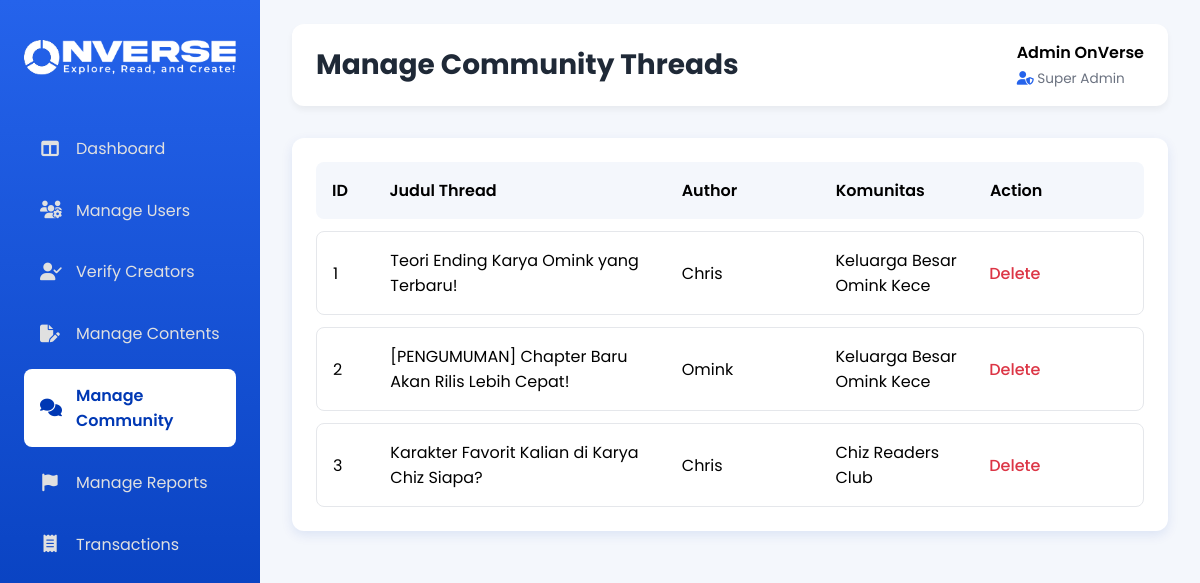
The page /Admin/manage_community.php on the database its author committed.
### tables this page shows
CREATE TABLE `community_threads` (
  `thread_id` int(11) NOT NULL,
  `community_id` int(11) NOT NULL,
  `user_id` int(11) NOT NULL,
  `title` varchar(255) NOT NULL,
  `content` text NOT NULL,
  `reply_count` int(11) DEFAULT 0,
  `view_count` int(11) DEFAULT 0,
  `created_at` timestamp NOT NULL DEFAULT current_timestamp()
);

CREATE TABLE `users` (
  `id` int(11) NOT NULL,
  `username` varchar(50) NOT NULL,
  `fullname` varchar(255) DEFAULT NULL,
  `age` int(11) NOT NULL,
  `email` varchar(100) NOT NULL,
  `photo` varchar(255) DEFAULT 'pp.jpg',
  `password` varchar(255) NOT NULL,
  `role` enum('reader','author','admin') NOT NULL DEFAULT 'reader',
  `gender` enum('Male','Female') NOT NULL,
  `creator` tinyint(1) DEFAULT 0,
  `verified` tinyint(1) NOT NULL DEFAULT 0 COMMENT 'Status verifikasi untuk role author',
  `country` char(2) NOT NULL,
  `coin` int(11) DEFAULT 0,
  `thread_count` int(11) DEFAULT 0,
  `reply_count` int(11) DEFAULT 0,
  `is_premium` tinyint(1) NOT NULL DEFAULT 0,
  `premium_expiry_date` date DEFAULT NULL,
  `created_at` datetime DEFAULT current_timestamp()
);

CREATE TABLE `communities` (
  `community_id` int(11) NOT NULL,
  `creator_id` int(11) NOT NULL,
  `name` varchar(100) NOT NULL,
  `description` text DEFAULT NULL,
  `banner_url` varchar(255) DEFAULT NULL,
  `is_exclusive` tinyint(1) NOT NULL DEFAULT 0 COMMENT 'True jika hanya untuk user premium',
  `member_count` int(11) DEFAULT 0,
  `thread_count` int(11) DEFAULT 0,
  `created_at` timestamp NOT NULL DEFAULT current_timestamp()
);

### Admin/manage_community.php (the view, shortened to what this page needs)
<?php
$active_page = 'community';
$page_title = 'Manage Community Threads';
include 'includes/header.php';
$stmt = $pdo->query("
    SELECT t.thread_id, t.title, u.username as author, c.name as community_name
    FROM community_threads t
    JOIN users u ON t.user_id = u.id
    JOIN communities c ON t.community_id = c.community_id
    ORDER BY t.created_at DESC
");
$threads = $stmt->fetchAll();
?>
<div class="content-panel">
    <div class="data-grid community-grid">
        <div class="grid-header">
            <span>ID</span>
            <span>Judul Thread</span>
            <span>Author</span>
            <span>Komunitas</span>
            <span>Action</span>
        </div>
        <?php if (empty($threads)): ?>
            <div class="grid-row-message" style="text-align: center; padding: 1rem;">
                <p>Tidak ada thread di komunitas.</p>
            </div>
        <?php else: ?>
            <?php foreach ($threads as $thread): ?>
                <div class="grid-row">
                    <span data-label="ID"><?php echo htmlspecialchars($thread['thread_id']); ?></span>
                    <span data-label="Judul Thread"><?php echo htmlspecialchars($thread['title']); ?></span>
                    <span data-label="Author"><?php echo htmlspecialchars($thread['author']); ?></span>
                    <span data-label="Komunitas"><?php echo htmlspecialchars($thread['community_name']); ?></span>
                    <span data-label="Action">
                        <form method="POST" onsubmit="return confirm('Hapus thread ini secara permanen?');"
                            style="display:inline;">
                            <button type="submit" class="action-link delete">Delete</button>
                        </form>
                    </span>
                </div>
            <?php endforeach; ?>
        <?php endif; ?>
    </div>
</div>
<?php include 'includes/footer.php'; ?>

### Admin/includes/header.php (shortened to what this page needs)
<!DOCTYPE html>
<html lang="id">
<head>
    <link rel="stylesheet" href="<?php echo BASE_URL; ?>/assets/css/style.css">
    <link rel="stylesheet" href="https://cdnjs.cloudflare.com/ajax/libs/font-awesome/6.5.2/css/all.min.css">
</head>
<body>
    <div class="admin-wrapper">
        <?php include 'sidebar.php';  ?>
        <div class="main-content">
            <header class="main-header">
                <div class="header-left">
                    <h1 class="page-main-title"><?php echo $page_title ?? 'Dashboard'; ?></h1>
                </div>
                <div class="header-right">
                    <div class="admin-info">
                        <span class="admin-name">Admin OnVerse</span>
                        <span class="admin-role">
                            <i class="fa-solid fa-user-shield"></i> Super Admin
                        </span>
                    </div>
                </div>
            </header>
            <main class="page-content">

### Admin/includes/sidebar.php
<aside class="sidebar">
    <div class="sidebar-logo logo-container">
        <img src="<?php echo BASE_URL; ?>/assets/img/logoPutihPanjang.png" alt="OnVerse Logo">
    </div>
    <nav class="sidebar-nav">
        <a href="<?php echo BASE_URL; ?>/index.php"
            class="nav-item <?php echo ($active_page == 'dashboard') ? 'active' : ''; ?>">
            <i class="fa-solid fa-table-columns"></i>
            <span>Dashboard</span>
        </a>
        <a href="<?php echo BASE_URL; ?>/manage_user.php"
            class="nav-item <?php echo ($active_page == 'users') ? 'active' : ''; ?>">
            <i class="fa-solid fa-users-gear"></i>
            <span>Manage Users</span>
        </a>
        <a href="<?php echo BASE_URL; ?>/verify_creator.php"
            class="nav-item <?php echo ($active_page == 'verify') ? 'active' : ''; ?>">
            <i class="fa-solid fa-user-check"></i>
            <span>Verify Creators</span>
        </a>
        <a href="<?php echo BASE_URL; ?>/manage_content.php"
            class="nav-item <?php echo ($active_page == 'content') ? 'active' : ''; ?>">
            <i class="fa-solid fa-file-pen"></i>
            <span>Manage Contents</span>
        </a>
        <a href="<?php echo BASE_URL; ?>/manage_community.php"
            class="nav-item <?php echo ($active_page == 'community') ? 'active' : ''; ?>">
            <i class="fa-solid fa-comments"></i>
            <span>Manage Community</span>
        </a>
        <a href="<?php echo BASE_URL; ?>/manage_reports.php"
            class="nav-item <?php echo ($active_page == 'reports') ? 'active' : ''; ?>">
            <i class="fa-solid fa-flag"></i>
            <span>Manage Reports</span>
        </a>
        <a href="<?php echo BASE_URL; ?>/transaction.php"
            class="nav-item <?php echo ($active_page == 'transactions') ? 'active' : ''; ?>">
            <i class="fa-solid fa-receipt"></i>
            <span>Transactions</span>
        </a>
    </nav>
</aside>

### Admin/includes/footer.php (shortened to what this page needs)
</main>
</div>
</div>
</body>
</html>

### Admin/assets/css/style.css (style rules this page uses)
:root { --primary-blue: #2563EB; --dark-blue: #0038B4; --light-bg: #f4f7fc; --white: #ffffff; --gray-text: #6b7280; --dark-text: #1f2937; --border-color: #e5e7eb; --sidebar-width: 260px; }
* { margin: 0; padding: 0; box-sizing: border-box; }
body { font-family: 'Poppins', sans-serif; background-color: var(--light-bg); }
.admin-wrapper { display: flex; }
.sidebar { width: var(--sidebar-width); height: 100vh; position: fixed; top: 0; left: 0; background: linear-gradient(180deg, var(--primary-blue) 0%, var(--dark-blue) 100%); color: var(--white); padding: 1.5rem; display: flex; flex-direction: column; transition: transform 0.3s ease-in-out; z-index: 1000; }
.sidebar .sidebar-logo { padding: 1rem 0; margin-bottom: 1.5rem; }
.sidebar .sidebar-logo img { max-width: 100%; height: auto; }
.sidebar-nav { display: flex; flex-direction: column; gap: 0.5rem; }
.sidebar-nav .nav-item { display: flex; align-items: center; gap: 1rem; padding: 0.9rem 1rem; border-radius: 8px; text-decoration: none; color: #e0e0e0; transition: background-color 0.2s, color 0.2s; }
.sidebar-nav .nav-item.active { background-color: var(--white); color: var(--dark-blue); font-weight: 600; }
.sidebar-nav .nav-item i { width: 20px; text-align: center; font-size: 1.1rem; }
.main-content { flex-grow: 1; margin-left: var(--sidebar-width); padding: 1.5rem 2rem; width: calc(100% - var(--sidebar-width)); }
.main-header { display: flex; justify-content: space-between; align-items: center; margin-bottom: 2rem; background-color: var(--white); padding: 1rem 1.5rem; border-radius: 12px; box-shadow: 0 4px 6px rgba(0, 0, 0, 0.05); }
.page-main-title { font-size: 1.75rem; color: var(--dark-text); }
.admin-info .admin-name { font-weight: 600; display: block; }
.admin-info .admin-role { font-size: 0.85rem; color: var(--gray-text); }
.admin-info .admin-role i { color: var(--primary-blue); }
.card, .content-panel, .admin-power { background-color: #ffffff; border-radius: 12px; box-shadow: 0 4px 12px rgba(0, 56, 180, 0.1); border: none; padding: 1.5rem; }
.data-grid { display: flex; flex-direction: column; gap: 0.75rem; }
.grid-header, .grid-row { display: grid; padding: 1rem; border-radius: 8px; align-items: center; gap: 1rem; }
.grid-header { background-color: var(--light-bg); font-weight: 600; }
.grid-row { background-color: var(--white); border: 1px solid var(--border-color); transition: border-color 0.2s; }
.community-grid .grid-header, .community-grid .grid-row { grid-template-columns: 0.3fr 2fr 1fr 1fr 1fr; }
.action-link { text-decoration: none; font-weight: 500; }
.action-link.delete, .action-link.reject { color: #dc3545; }
button.action-link { background: none; border: none; cursor: pointer; padding: 0; font-size: inherit; font-family: inherit; }

### rows shown on the page
community_threads: thread_id "1", title "Teori Ending Karya Omink yang Terbaru!", user.username "Chris", community.name "Keluarga Besar Omink Kece"
community_threads: thread_id "2", title "[PENGUMUMAN] Chapter Baru Akan Rilis Lebih Cepat!", user.username "Omink", community.name "Keluarga Besar Omink Kece"
community_threads: thread_id "3", title "Karakter Favorit Kalian di Karya Chiz Siapa?", user.username "Chris", community.name "Chiz Readers Club"

### other values the page prints
$page_title "Manage Community Threads"
